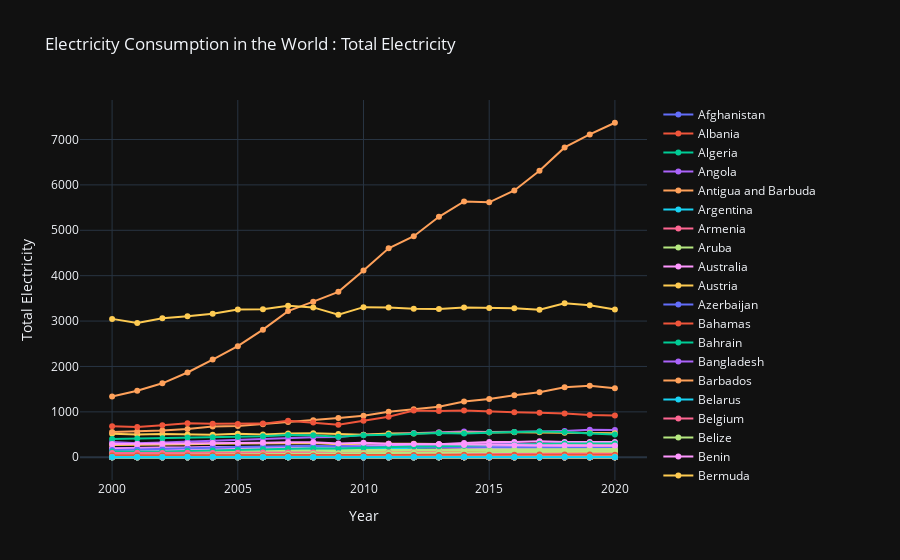

Notebook code cell kept with this figure:
### Code cell
country_list = ['Afghanistan', 'Albania', 'Algeria', 'Angola',
       'Antigua and Barbuda', 'Argentina', 'Armenia', 'Aruba',
       'Australia', 'Austria', 'Azerbaijan', 'Bahamas', 'Bahrain',
       'Bangladesh', 'Barbados', 'Belarus', 'Belgium', 'Belize', 'Benin',
       'Bermuda', 'Bhutan', 'Bosnia and Herzegovina', 'Botswana',
       'Brazil', 'Bulgaria', 'Burkina Faso', 'Burundi', 'Cambodia',
       'Cameroon', 'Canada', 'Cayman Islands', 'Central African Republic',
       'Chad', 'Chile', 'China', 'Colombia', 'Comoros', 'Congo',
       'Costa Rica', 'Croatia', 'Cuba', 'Cyprus', 'Czechia', 'Denmark',
       'Djibouti', 'Dominica', 'Dominican Republic', 'Ecuador', 'Egypt',
       'El Salvador', 'Equatorial Guinea', 'Eritrea', 'Estonia',
       'Eswatini', 'Ethiopia', 'Fiji', 'Finland', 'France',
       'French Guiana', 'Gabon', 'Gambia', 'Georgia', 'Germany', 'Ghana',
       'Greece', 'Grenada', 'Guatemala', 'Guinea', 'Guinea-Bissau',
       'Guyana', 'Haiti', 'Honduras', 'Hungary', 'Iceland', 'India',
       'Indonesia', 'Iraq', 'Ireland', 'Israel', 'Italy', 'Jamaica',
       'Japan', 'Jordan', 'Kazakhstan', 'Kenya', 'Kiribati', 'Kuwait',
       'Kyrgyzstan', 'Latvia', 'Lebanon', 'Lesotho', 'Liberia', 'Libya',
       'Lithuania', 'Luxembourg', 'Madagascar', 'Malawi', 'Malaysia',
       'Maldives', 'Mali', 'Malta', 'Mauritania', 'Mauritius', 'Mexico',
       'Mongolia', 'Montenegro', 'Morocco', 'Mozambique', 'Myanmar',
       'Namibia', 'Nauru', 'Nepal', 'Netherlands', 'New Caledonia',
       'New Zealand', 'Nicaragua', 'Niger', 'Nigeria', 'North Macedonia',
       'Norway', 'Oman', 'Pakistan', 'Panama', 'Papua New Guinea',
       'Paraguay', 'Peru', 'Philippines', 'Poland', 'Portugal',
       'Puerto Rico', 'Qatar', 'Romania', 'Rwanda',
       'Saint Kitts and Nevis', 'Saint Lucia',
       'Saint Vincent and the Grenadines', 'Samoa',
       'Sao Tome and Principe', 'Saudi Arabia', 'Senegal', 'Serbia',
       'Seychelles', 'Sierra Leone', 'Singapore', 'Slovakia', 'Slovenia',
       'Solomon Islands', 'Somalia', 'South Africa', 'South Sudan',
       'Spain', 'Sri Lanka', 'Sudan', 'Suriname', 'Sweden', 'Switzerland',
       'Tajikistan', 'Thailand', 'Togo', 'Tonga', 'Trinidad and Tobago',
       'Tunisia', 'Turkey', 'Turkmenistan', 'Tuvalu', 'Uganda', 'Ukraine',
       'United Arab Emirates', 'United Kingdom', 'United States',
       'Uruguay', 'Uzbekistan', 'Vanuatu', 'Yemen', 'Zambia', 'Zimbabwe']  # Replace with actual country names
draw_graph(country_list, 'Total Electricity', electricity_global_country_sum)
